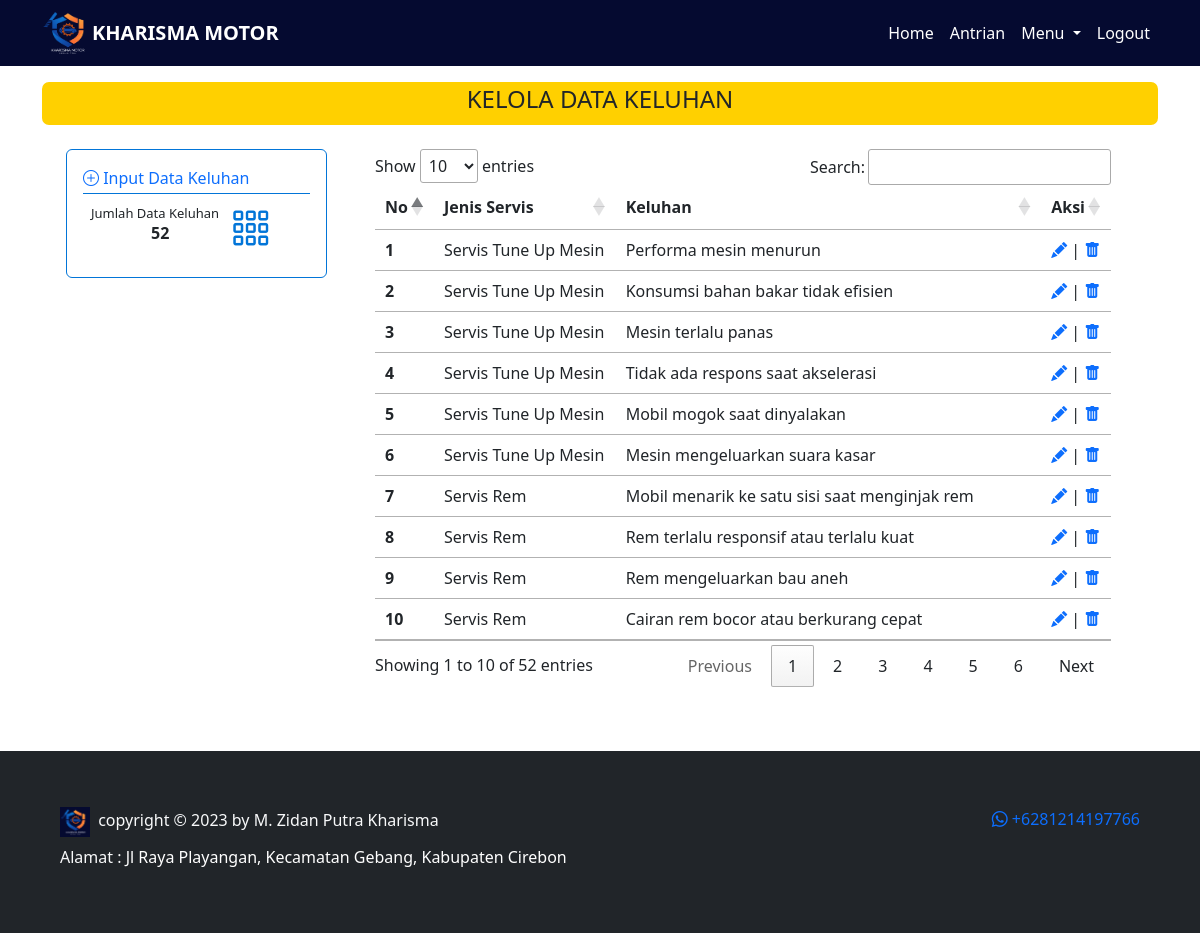
/admin/keluhan.php (signed in), run on the app's committed database.
### tables this page shows
CREATE TABLE `jenis_keluhan` (
  `idkeluhan` int(11) NOT NULL,
  `keluhan` varchar(100) NOT NULL,
  `idservis` int(11) NOT NULL,
  `idsparepart` int(11) NOT NULL
);

CREATE TABLE `servis` (
  `idservis` int(11) NOT NULL,
  `jenis_servis` varchar(100) NOT NULL,
  `harga_jasa` bigint(100) NOT NULL,
  `deskripsi` text NOT NULL,
  `waktu_pengerjaan` int(11) NOT NULL
);

### controller/function.php (called while the page is built, shortened)
<?php
$conn = mysqli_connect("localhost", "root", "", "kharisma_motor");
function query($query)
{
    global $conn;
    $result = mysqli_query($conn, $query);
    $rows = [];
    while ($row = mysqli_fetch_assoc($result)) {
        $rows[] = $row;
    }
    return $rows;
}
function jumlah_data($data)
{
    global $conn;
    $query = mysqli_query($conn, $data);
    $jumlah_data = mysqli_num_rows($query);
    return $jumlah_data;
}
function enkripsi($teks)
{
    $text = $teks;
    $kunci = 'kharisma_motor';
    $key = hash('sha256', $kunci);
    $pkey = "123";
    $method = "aes-192-cfb1";
    $iv = substr(hash('sha256', $pkey), 0, 16);
    $enkripsi = openssl_encrypt($text, $method, $key, 0, $iv);
    $enkripsi = base64_encode($enkripsi);
    return $enkripsi;
}
?>

### admin/keluhan.php (the view, shortened to what this page needs)
<?php
$data = query("SELECT * FROM jenis_keluhan");
$jumlah_keluhan = jumlah_data("SELECT * FROM jenis_keluhan");
?>
<!DOCTYPE html>
<html lang="en">
<head>
    <link rel="stylesheet" href="https://cdn.datatables.net/1.13.4/css/jquery.dataTables.min.css">
    <link href="https://cdn.jsdelivr.net/npm/bootstrap@5.3.0/dist/css/bootstrap.min.css" rel="stylesheet"
>
    <link rel="stylesheet" href="https://cdn.jsdelivr.net/npm/bootstrap-icons@1.10.5/font/bootstrap-icons.css">
    <link rel="stylesheet" href="../style.css">
</head>
<body>
    <?php require_once('../navbar/navbar_admin.php'); ?>
    <div class="container">
        <div class="content py-3">
            <div class="title text-center text-uppercase">
                <h4>KELOLA DATA KELUHAN</h4>
            </div>
            <div class="row">
                <div class="col-3 me-4 ms-4">
                    <div class="card my-4">
                        <div class="card-body">
                            <a href="input_keluhan.php" class="fw-medium text-decoration-none">
                                <i class="bi bi-plus-circle"></i>
                                <span>Input Data Keluhan</span>
                            </a>
                            <hr style="margin-top: 3px;  color: #0275d8; opacity: 1;">
                            <h6 class="card-subtitle ms-2">Jumlah Data Keluhan</h6>
                            <p class="card-text fw-bold">
                                <?php echo $jumlah_keluhan; ?>
                            </p>
                            <i class="icon bi bi-grid-3x3-gap"></i>
                        </div>
                    </div>
                </div>
                <div class="col-8 mt-4">
                    <table class="table table-hover mt-3" id="example">
                        <thead>
                            <tr class="text-center">
                                <th scope="col">No</th>
                                <th scope="col">Jenis Servis</th>
                                <th scope="col">Keluhan</th>
                                <th scope="col">Aksi</th>
                            </tr>
                        </thead>
                        <tbody class="text-start">
                            <?php
                                $i = 1;
                                foreach ($data as $keluhan):
                                $idkeluhan = enkripsi($keluhan['idkeluhan']);
                            ?>
                                <tr>
                                    <th>
                                        <?php echo $i; ?>
                                    </th>
                                    <?php
                                        $idservis = $keluhan['idservis'];
                                        $jenis_servis = query("SELECT jenis_servis FROM servis WHERE idservis = $idservis")[0];
                                    ?>
                                    <td>
                                        <?php echo $jenis_servis['jenis_servis']; ?>
                                    </td>
                                    <td>
                                        <?php echo $keluhan['keluhan']; ?>
                                    </td>
                                    <td>
                                        <a href="edit_keluhan.php?id=<?= $idkeluhan; ?>"><i
                                                class="bi bi-pencil-fill"></i></a>
                                        |
                                        <a style="text-decoration: none;"
                                            href="../controller/controller_keluhan.php?idkeluhan=<?= $idkeluhan; ?>"
                                            onclick="return confirm('Apakah anda yakin ingin menghapus data?')"><i
                                                class="bi bi-trash-fill"></i></a>
                                    </td>
                                </tr>
                            <?php
                                $i++;
                                endforeach
                            ?>
                        </tbody>
                    </table>
                </div>
            </div>
        </div>
    </div>
    <?php
    require_once('../footer.php');
    ?>
</body>
</html>

### navbar/navbar_admin.php (shortened to what this page needs)
<nav class="navbar navbar-expand-lg">
    <div class="container">
        <img class="logo" src="../img/KHARISMA MOTOR.png" alt="Logo">
        <a class="navbar-brand fw-bold" href="index.php">KHARISMA MOTOR</a>
        <div class="collapse navbar-collapse" id="navbarSupportedContent">
            <ul class="navbar-nav ms-auto mb-2 mb-lg-0">
                <li class="nav-item">
                    <a class="nav-link" aria-current="page" href="../admin">Home</a>
                </li>
                <li class="nav-item">
                    <a class="nav-link" href="../kelola/antrian.php">Antrian</a>
                </li>
                <li class="nav-item dropdown">
                    <a class="nav-link dropdown-toggle" role="button" data-bs-toggle="dropdown" aria-expanded="false">
                        Menu
                    </a>
                </li>
                <li class="nav-item">
                    <a class="nav-link" href="../logout.php">Logout</a>
                </li>
            </ul>
        </div>
    </div>
</nav>

### footer.php
<footer class="bg-dark p-5 mt-5">
    <div class="container">
        <div class="row">
            <div class="col-md-6 text-md-start text-center pt-2 pb-2">
                <a href="index.php" style="text-decoration: none;">
                    <img src="../img/Logo.png" style="width: 30px">
                </a>
                <span class="text-light ps-1">copyright &copy; 2023 by M. Zidan Putra Kharisma</span>
            </div>
            <div class="col-md-6 text-md-end text-center pt-2 pb-2">
                <a href="https://api.whatsapp.com/send?phone=6281214197766&text=Hallo saya ingin menanyakan sesuatu"
                    target="_blank" style="text-decoration: none;"><i class="bi bi-whatsapp ms-2"></i>
                    +6281214197766</a>
            </div>
            <p class="text-light">Alamat :
                <a href="https://maps.app.goo.gl/hKiYp4xWJxwEM4ar7"
                    style="text-align: justify; text-decoration: none; color: white;" target="_blank">Jl Raya
                    Playangan, Kecamatan
                    Gebang, Kabupaten Cirebon</a>
            </p>
        </div>
    </div>
</footer>

### style.css (style rules this page uses)
body { background: white; }
.navbar { background: #050a30; }
.container .logo { width: 50px; }
.container .navbar-brand, .container .navbar-nav li a { color: white; }
.container .title { border: solid rgb(255, 208, 0); border-radius: 7px; background: rgb(255, 208, 0); }
.container .card { border: 0.7px solid#0275d8; }
.container .card .card-subtitle { font-size: 13px; }
.container .card .card-text { margin-left: 30%; }
.container .card .icon { font-size: 40px; position: absolute; margin-top: -63px; margin-left: 57%; color: #0275d8; }

### data on the page
jenis_keluhan: idservis.jenis_servis "Servis Tune Up Mesin", keluhan "Performa mesin menurun"
jenis_keluhan: idservis.jenis_servis "Servis Tune Up Mesin", keluhan "Konsumsi bahan bakar tidak efisien"
jenis_keluhan: idservis.jenis_servis "Servis Tune Up Mesin", keluhan "Mesin terlalu panas"
jenis_keluhan: idservis.jenis_servis "Servis Tune Up Mesin", keluhan "Tidak ada respons saat akselerasi"
jenis_keluhan: idservis.jenis_servis "Servis Tune Up Mesin", keluhan "Mobil mogok saat dinyalakan"
jenis_keluhan: idservis.jenis_servis "Servis Tune Up Mesin", keluhan "Mesin mengeluarkan suara kasar"
jenis_keluhan: idservis.jenis_servis "Servis Rem", keluhan "Mobil menarik ke satu sisi saat menginjak rem"
jenis_keluhan: idservis.jenis_servis "Servis Rem", keluhan "Rem terlalu responsif atau terlalu kuat"
jenis_keluhan: idservis.jenis_servis "Servis Rem", keluhan "Rem mengeluarkan bau aneh"
jenis_keluhan: idservis.jenis_servis "Servis Rem", keluhan "Cairan rem bocor atau berkurang cepat"

### other printed values
$jumlah_keluhan "52"
